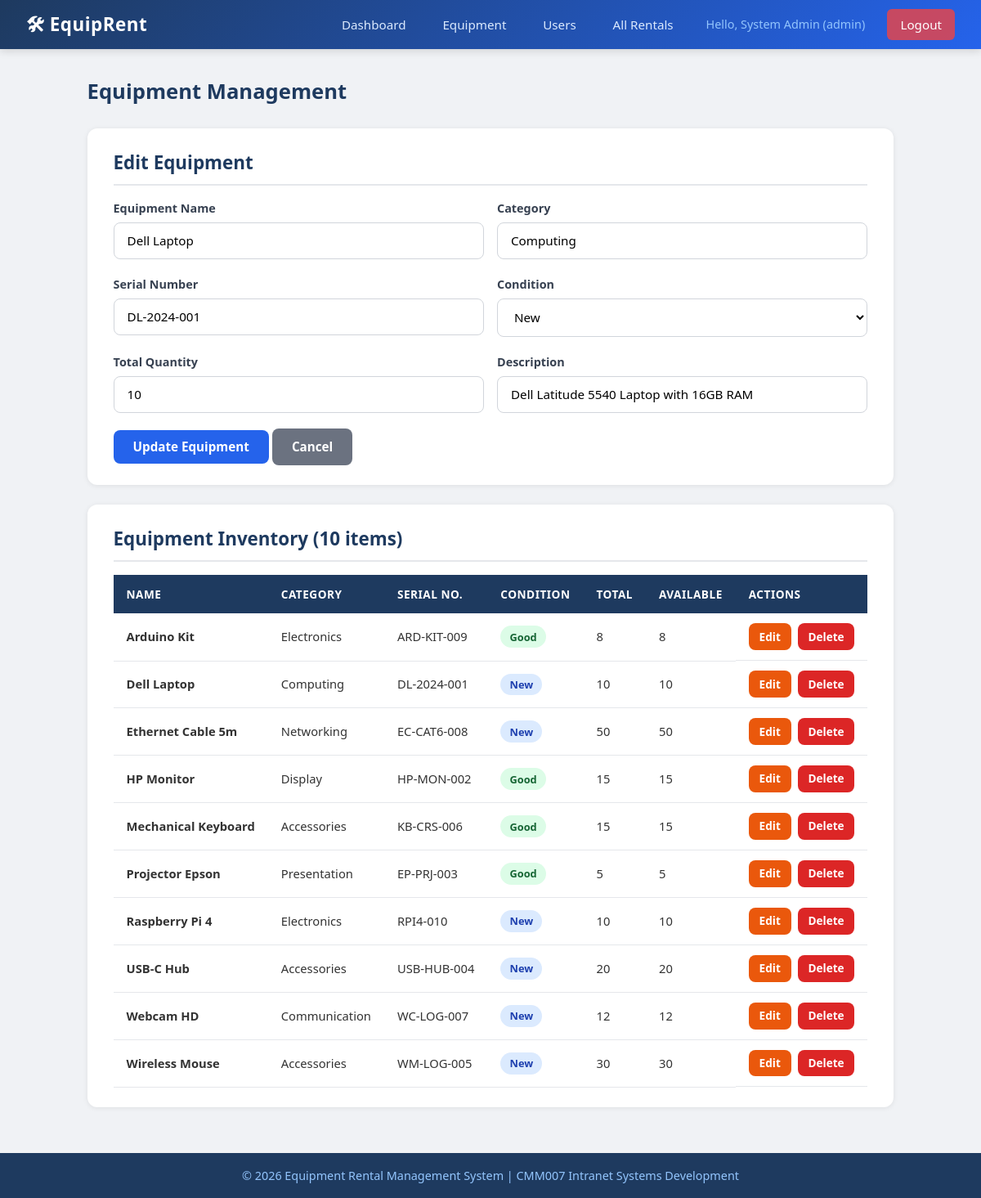
The app's page /admin_equipment.php?edit=1 (signed in) with its own data.
### tables this page shows
CREATE TABLE IF NOT EXISTS equipment (
    equipment_id INT(11) AUTO_INCREMENT PRIMARY KEY,
    name VARCHAR(100) NOT NULL,
    category VARCHAR(50) NOT NULL,
    serial_number VARCHAR(50) NOT NULL UNIQUE,
    condition_status ENUM('New', 'Good', 'Fair', 'Poor') NOT NULL DEFAULT 'Good',
    total_quantity INT(11) NOT NULL DEFAULT 1,
    available_quantity INT(11) NOT NULL DEFAULT 1,
    description TEXT,
    created_at DATETIME DEFAULT CURRENT_TIMESTAMP
);

### admin_equipment.php (the view, shortened to what this page needs)
<?php
require_once 'includes/connection.php';
$equipment = $db->query("SELECT * FROM equipment ORDER BY name ASC");
$editItem = null;
if (isset($_GET['edit'])) {
    $editId = intval($_GET['edit']);
    $stmt = $db->prepare("SELECT * FROM equipment WHERE equipment_id = ?");
    $stmt->bind_param("i", $editId);
    $stmt->execute();
    $editItem = $stmt->get_result()->fetch_assoc();
}
include 'includes/header.php';
?>
<div class="page-header">
    <h1>Equipment Management</h1>
</div>
<div class="card">
    <h2><?php echo $editItem ? 'Edit Equipment' : 'Add New Equipment'; ?></h2>
    <form method="POST">
        <div class="form-row">
            <div class="form-group">
                <label for="name">Equipment Name</label>
                <input type="text" id="name" name="name" required
                       value="<?php echo $editItem ? htmlspecialchars($editItem['name']) : ''; ?>">
            </div>
            <div class="form-group">
                <label for="category">Category</label>
                <input type="text" id="category" name="category" required
                       placeholder="e.g. Computing, Display, Accessories"
                       value="<?php echo $editItem ? htmlspecialchars($editItem['category']) : ''; ?>">
            </div>
        </div>
        <div class="form-row">
            <div class="form-group">
                <label for="serial_number">Serial Number</label>
                <input type="text" id="serial_number" name="serial_number" required
                       value="<?php echo $editItem ? htmlspecialchars($editItem['serial_number']) : ''; ?>">
            </div>
            <div class="form-group">
                <label for="condition_status">Condition</label>
                <select id="condition_status" name="condition_status" required>
                    <?php foreach (['New', 'Good', 'Fair', 'Poor'] as $cond): ?>
                    <option value="<?php echo $cond; ?>" <?php echo ($editItem && $editItem['condition_status'] === $cond) ? 'selected' : ''; ?>>
                        <?php echo $cond; ?>
                    </option>
                    <?php endforeach; ?>
                </select>
            </div>
        </div>
        <div class="form-row">
            <div class="form-group">
                <label for="total_quantity">Total Quantity</label>
                <input type="number" id="total_quantity" name="total_quantity" min="1" required
                       value="<?php echo $editItem ? $editItem['total_quantity'] : '1'; ?>">
            </div>
            <div class="form-group">
                <label for="description">Description</label>
                <input type="text" id="description" name="description"
                       value="<?php echo $editItem ? htmlspecialchars($editItem['description']) : ''; ?>">
            </div>
        </div>
        <button type="submit" class="btn btn-primary"><?php echo $editItem ? 'Update Equipment' : 'Add Equipment'; ?></button>
        <?php if ($editItem): ?>
            <a href="admin_equipment.php" class="btn btn-secondary">Cancel</a>
        <?php endif; ?>
    </form>
</div>
<div class="card">
    <h2>Equipment Inventory (<?php echo $equipment->num_rows; ?> items)</h2>
    <div class="table-wrapper">
        <table>
            <thead>
                <tr>
                    <th>Name</th>
                    <th>Category</th>
                    <th>Serial No.</th>
                    <th>Condition</th>
                    <th>Total</th>
                    <th>Available</th>
                    <th>Actions</th>
                </tr>
            </thead>
            <tbody>
                <?php if ($equipment->num_rows > 0): ?>
                    <?php while ($item = $equipment->fetch_assoc()): ?>
                    <tr>
                        <td><strong><?php echo htmlspecialchars($item['name']); ?></strong></td>
                        <td><?php echo htmlspecialchars($item['category']); ?></td>
                        <td><?php echo htmlspecialchars($item['serial_number']); ?></td>
                        <td><span class="badge badge-<?php echo strtolower($item['condition_status']); ?>"><?php echo $item['condition_status']; ?></span></td>
                        <td><?php echo $item['total_quantity']; ?></td>
                        <td><?php echo $item['available_quantity']; ?></td>
                        <td class="actions">
                            <a href="admin_equipment.php?edit=<?php echo $item['equipment_id']; ?>" class="btn btn-warning btn-sm">Edit</a>
                            <a href="admin_equipment.php?delete=<?php echo $item['equipment_id']; ?>"
                               class="btn btn-danger btn-sm"
                               onclick="return confirm('Are you sure you want to delete this equipment?');">Delete</a>
                        </td>
                    </tr>
                    <?php endwhile; ?>
                <?php else: ?>
                    <tr><td colspan="7" class="text-center" style="padding:2rem; color:#6b7280;">No equipment found.</td></tr>
                <?php endif; ?>
            </tbody>
        </table>
    </div>
</div>
<?php include 'includes/footer.php'; ?>

### style.css (style rules this page uses)
* { margin: 0; padding: 0; box-sizing: border-box; }
body { font-family: 'Segoe UI', Tahoma, Geneva, Verdana, sans-serif; background-color: #f0f2f5; color: #333; line-height: 1.6; min-height: 100vh; display: flex; flex-direction: column; }
a { text-decoration: none; color: #2563eb; }
.card { background: #fff; border-radius: 12px; box-shadow: 0 1px 6px rgba(0, 0, 0, 0.08); padding: 1.5rem 2rem; margin-bottom: 1.5rem; }
.card h2 { color: #1e3a5f; margin-bottom: 1rem; font-size: 1.4rem; border-bottom: 2px solid #e5e7eb; padding-bottom: 0.5rem; }
.form-group { margin-bottom: 1.2rem; }
.form-group label { display: block; margin-bottom: 0.4rem; font-weight: 600; color: #374151; font-size: 0.9rem; }
.form-group input, .form-group select, .form-group textarea { width: 100%; padding: 0.7rem 1rem; border: 1px solid #d1d5db; border-radius: 8px; font-size: 0.95rem; font-family: inherit; transition: border-color 0.2s, box-shadow 0.2s; background: #fff; }
.form-row { display: grid; grid-template-columns: 1fr 1fr; gap: 1rem; }
.btn { display: inline-block; padding: 0.65rem 1.5rem; border: none; border-radius: 8px; font-size: 0.95rem; font-weight: 600; cursor: pointer; transition: background 0.2s, transform 0.1s; text-align: center; font-family: inherit; }
.btn-primary { background: #2563eb; color: #fff; }
.btn-danger { background: #dc2626; color: #fff; }
.btn-warning { background: #ea580c; color: #fff; }
.btn-secondary { background: #6b7280; color: #fff; }
.btn-sm { padding: 0.35rem 0.8rem; font-size: 0.85rem; }
.table-wrapper { overflow-x: auto; }
table { width: 100%; border-collapse: collapse; font-size: 0.92rem; }
table thead { background: #1e3a5f; color: #fff; }
table th { padding: 0.8rem 1rem; text-align: left; font-weight: 600; font-size: 0.85rem; text-transform: uppercase; letter-spacing: 0.5px; }
table td { padding: 0.75rem 1rem; border-bottom: 1px solid #e5e7eb; }
table .actions { display: flex; gap: 0.5rem; }
.badge { display: inline-block; padding: 0.2rem 0.7rem; border-radius: 50px; font-size: 0.8rem; font-weight: 600; }
.badge-new { background: #dbeafe; color: #1e40af; }
.badge-good { background: #dcfce7; color: #166534; }
.page-header { display: flex; justify-content: space-between; align-items: center; margin-bottom: 1.5rem; }
.page-header h1 { color: #1e3a5f; font-size: 1.6rem; }

### records on screen
equipment: name "Dell Laptop", category "Computing", serial_number "DL-2024-001", condition_status "New", total_quantity "10", description "Dell Latitude 5540 Laptop with 16GB RAM", available_quantity "10"
equipment: name "Arduino Kit", category "Electronics", serial_number "ARD-KIT-009", condition_status "Good", total_quantity "8", available_quantity "8"
equipment: name "Ethernet Cable 5m", category "Networking", serial_number "EC-CAT6-008", condition_status "New", total_quantity "50", available_quantity "50"
equipment: name "HP Monitor", category "Display", serial_number "HP-MON-002", condition_status "Good", total_quantity "15", available_quantity "15"
equipment: name "Mechanical Keyboard", category "Accessories", serial_number "KB-CRS-006", condition_status "Good", total_quantity "15", available_quantity "15"
equipment: name "Projector Epson", category "Presentation", serial_number "EP-PRJ-003", condition_status "Good", total_quantity "5", available_quantity "5"
equipment: name "Raspberry Pi 4", category "Electronics", serial_number "RPI4-010", condition_status "New", total_quantity "10", available_quantity "10"
equipment: name "USB-C Hub", category "Accessories", serial_number "USB-HUB-004", condition_status "New", total_quantity "20", available_quantity "20"
equipment: name "Webcam HD", category "Communication", serial_number "WC-LOG-007", condition_status "New", total_quantity "12", available_quantity "12"
equipment: name "Wireless Mouse", category "Accessories", serial_number "WM-LOG-005", condition_status "New", total_quantity "30", available_quantity "30"

### other values on screen
$_SESSION['full_name'] "System Admin"
$_SESSION['role'] "admin"
$equipment->num_rows "10"
